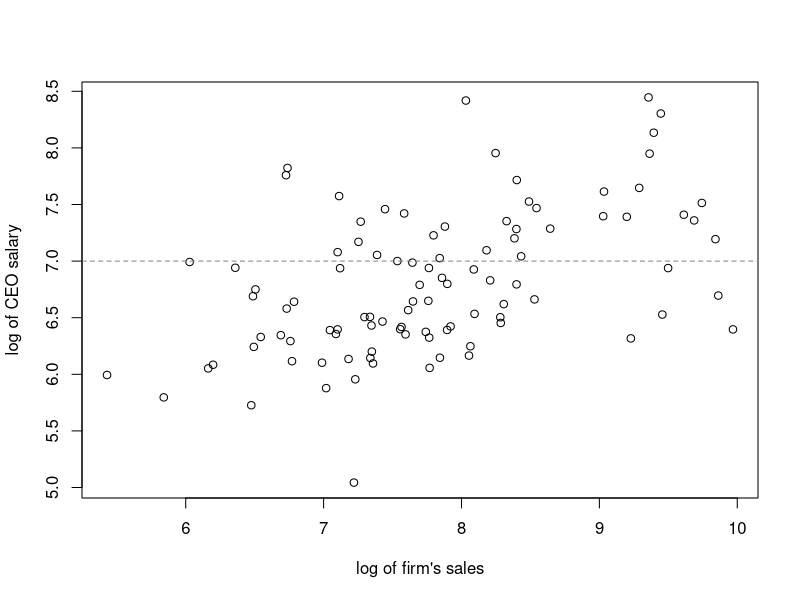
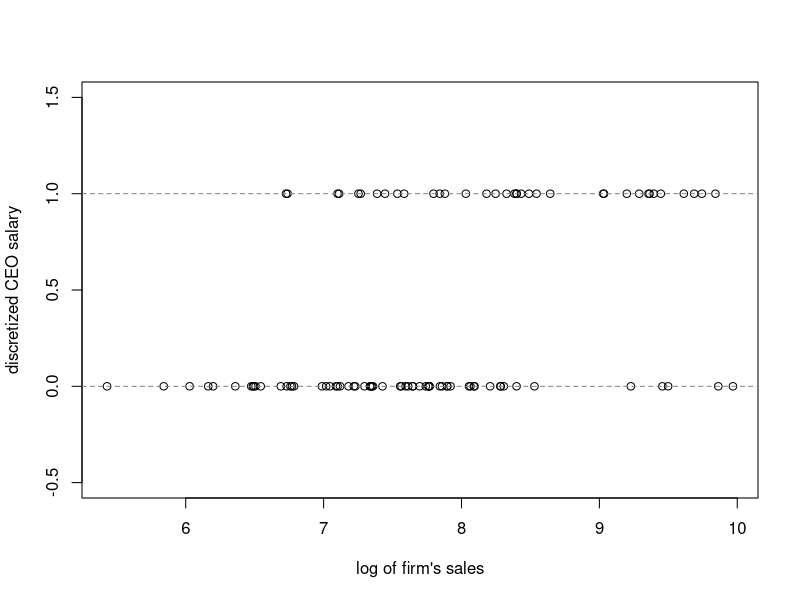
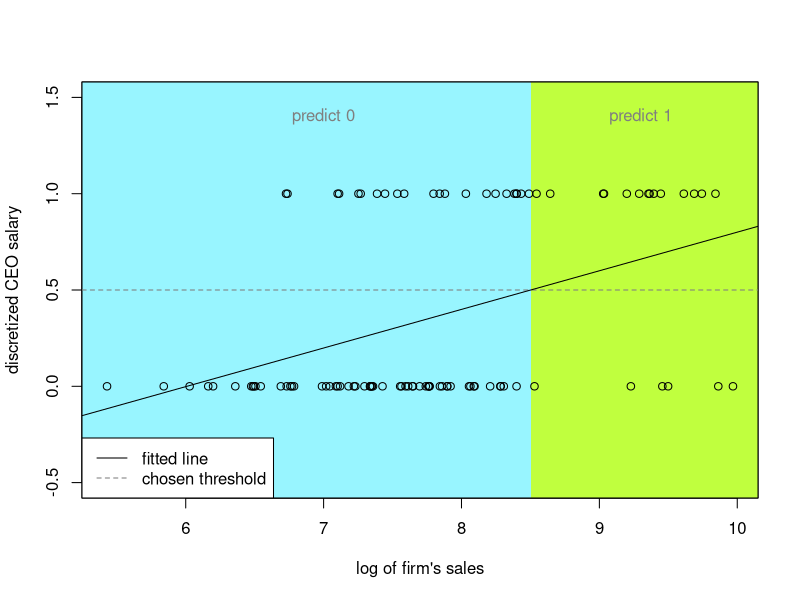
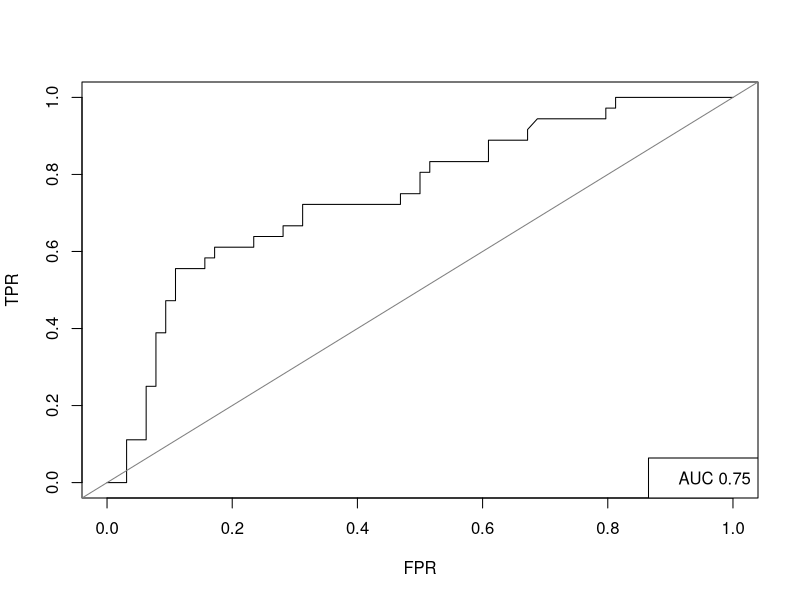
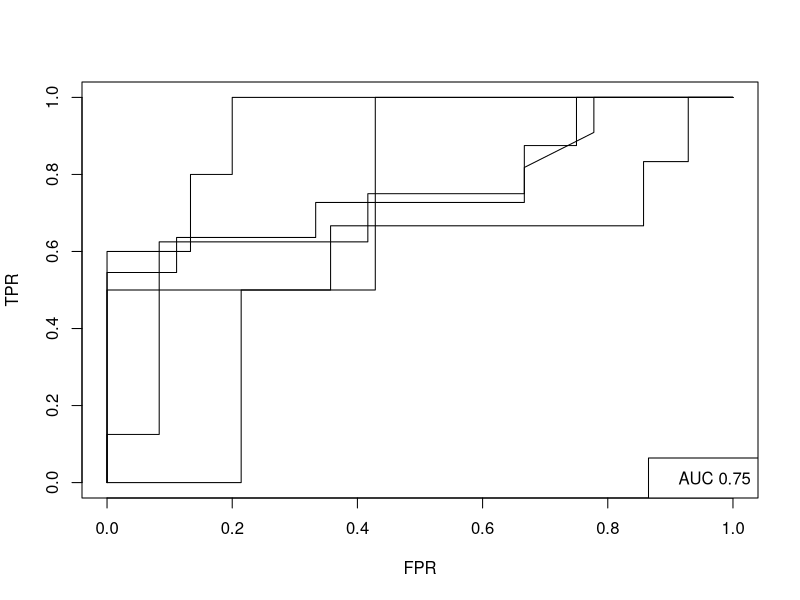
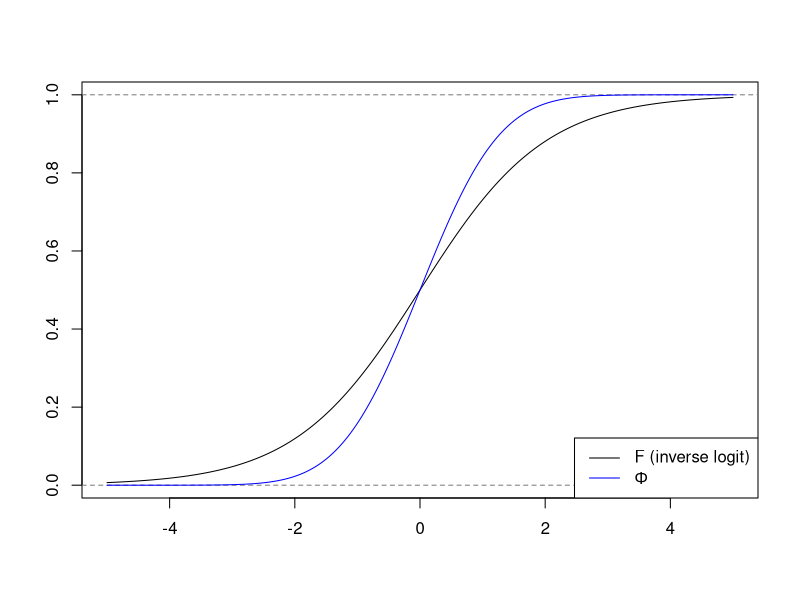
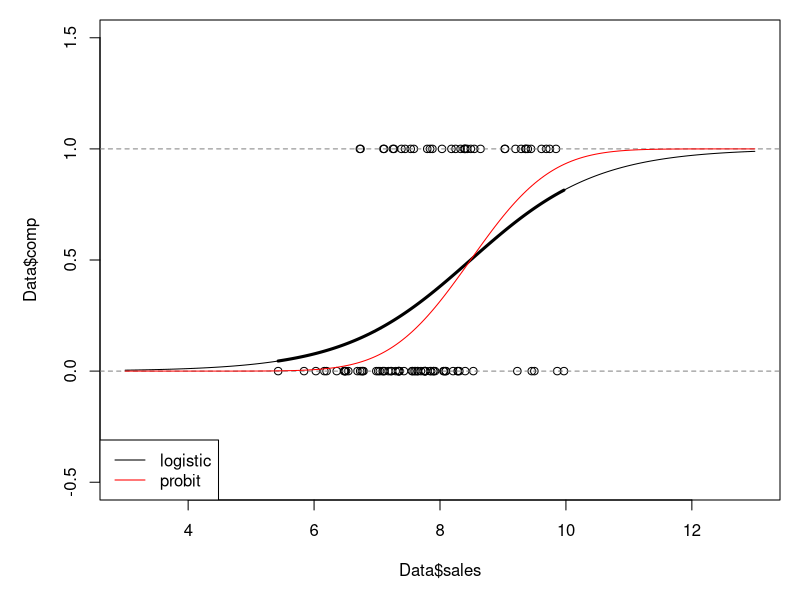
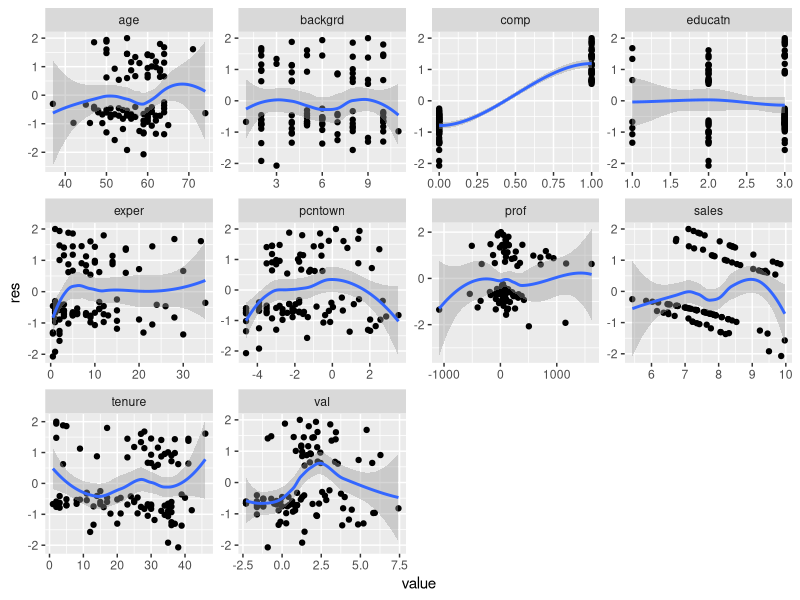

Reproduce these figures in R, in order.
## ---- chunk 1
knitr::opts_chunk$set(echo = FALSE, message = FALSE, warning = FALSE, fig.align='center', fig.show='hold')
## ---- chunk 2
library(tidyverse)
Data <- read.csv("../Project-0/CEO_compensations.csv")
names(Data) <- tolower(names(Data))
Data <- Data %>% select(comp,sales) %>% 
  mutate(comp=log(comp),sales=log(sales))
plot(Data$sales, Data$comp, ylab="log of CEO salary", xlab="log of firm's sales")
abline(h=7, col="gray50", lty=2)
Data <- Data %>% mutate(comp=as.numeric(comp>7))
plot(Data$sales, Data$comp, ylim=c(-0.5,1.5), ylab="discretized CEO salary", xlab="log of firm's sales")
abline(h=c(0,1), col="gray50", lty=2)
## ---- chunk 3
m1 <- lm(comp~sales, data=Data)
plot(Data$sales, Data$comp, ylim=c(-0.5,1.5), ylab="discretized CEO salary", xlab="log of firm's sales")
ythreshold <- 0.5
xthreshold <- (ythreshold-coef(m1)[1])/coef(m1)[2]
rect(5,-1,xthreshold,2, border=NA, density=-1, col="cadetblue1")
rect(xthreshold,-1,12,2, border=NA, density=-1, col="olivedrab1")
box()
points(Data$sales, Data$comp)
abline(h=0.5, col="gray50", lty=2) # choose threshold
abline(coef(m1)[1],coef(m1)[2])
text(7,1.4,"predict 0",col="gray50")
text(9.3,1.4,"predict 1",col="gray50")
legend("bottomleft", legend=c("fitted line","chosen threshold"), lty=c(1,2),col=c("black","gray50"), bg="white")
## ---- chunk 4
library(pROC)
# m1 <- glm(comp~sales, data=Data, family="binomial")
pred <- predict(m1, type="response")
ROC <- roc(Data$comp,pred)
plot(1-ROC$specificities,ROC$sensitivities,type="l", xlab="FPR", ylab="TPR")
abline(0,1,col="gray50")
legend("bottomright",legend=paste("AUC",round(as.numeric( auc(ROC) ),2)))
## ---- chunk 5
set.seed(516)
Folds <- matrix(sample(1:dim(Data)[1]), ncol=5)
ROC <- list()
for(k in 1:5){
  train <- Data[-Folds[,k],]
  test <- Data[Folds[,k],]
  m1 <- lm(comp~sales,data=train)
  test_pred <- predict(m1, newdata = test, type="response")
  ROC[[k]] <- roc(test$comp,test_pred, direction="<")
}
AUC <- lapply(ROC,FUN=auc) %>% as.numeric() %>% mean() %>% round(2)
## ---- chunk 6
oneROC <- ROC[[1]]
plot(1-oneROC$specificities,oneROC$sensitivities,type="l", xlab="FPR", ylab="TPR")
for(k in 2:5){
  oneROC <- ROC[[k]]
  points(1-oneROC$specificities,oneROC$sensitivities,type="l", xlab="FPR", ylab="TPR")
}
legend("bottomright",legend=paste("AUC",AUC))
## ---- chunk 7
x <- -500:500/100
plot(x,plogis(x),type="l",ylab="",xlab="")
abline(h=c(0,1),lty=2,col="gray50")
points(x,pnorm(x),type="l", col="blue")
legend("bottomright",legend=c("F (inverse logit)",expression(Phi)),lty=c(1,1),col=c("black","blue"))
## ---- chunk 8
op <- par(mar=c(5,5,1,1))
gm1 <- glm(comp~sales, data=Data, family="binomial")
x <- seq(min(Data$sales), max(Data$sales), length=100)
plot(Data$sales,Data$comp,ylim=c(-0.5,1.5), xlim=c(3,13))
abline(h=c(0,1), lty=2, col="gray50")
points(x, plogis(coef(gm1)[1]+x*coef(gm1)[2]), type="l",lwd=3)
x <- c(seq(3,x[1], length=50), x, seq(x[length(x)],13, length=50))
points(x, plogis(coef(gm1)[1]+x*coef(gm1)[2]), type="l")
gm2 <- glm(comp~sales, data=Data, family=binomial(link="probit"))
points(x, pnorm(coef(gm1)[1]+x*coef(gm1)[2]), type="l",col="red")
legend("bottomleft",legend=c("logistic","probit"),lty=c(1,1),col=c("black","red"))
## ---- chunk 9
### read data again
Data <- read.csv("../Project-0/CEO_compensations.csv")
names(Data) <- tolower(names(Data))
Data <- Data %>% mutate(backgrd=as.factor(backgrd), educatn=as.factor(educatn),
                        comp=log(comp), sales=log(sales), pcntown=log(pcntown),
                        val=log(val)) %>%
  select(-birth,-company) %>% mutate(comp=as.numeric(I(comp > 7)))

### full and a smaller model
gm1 <- glm(comp~., data=Data, family="binomial")
# library(car)
# Anova(gm1,type=2,test="LR")
gm0 <- glm(comp~.-backgrd-exper-val-pcntown-prof-age-tenure, data=Data,
           family="binomial")
# anova(gm0,gm1,test="LR") ### p-value 0.84

### residual plots
Data %>%
  mutate(res=resid(gm0),backgrd=as.numeric(backgrd),
         educatn=as.numeric(educatn)) %>%
  pivot_longer(-res) %>% ggplot(aes(y=res,x=value)) +
  facet_wrap(~ name, scales = "free") + geom_point() + geom_smooth()
## ---- chunk 10
gm2 <- glm(comp~educatn+sales+pcntown+I(pcntown^2), data=Data, family="binomial")
anova(gm0,gm2,test="LRT")
## ---- chunk 11
m1 <- lm(comp~educatn+sales+pcntown+I(pcntown^2), data=Data)
AIC(gm0,gm2,m1)
## ---- chunk 12
summary(gm2)
## ---- chunk 13
set.seed(518)
N <- 10
X <- rnorm(N)
Z <- 0.1+2*X + rnorm(N)
plot(X,Z)
Y <- as.numeric(Z > 0)
plot(X,Y)
gm1 <- glm(Y~X, family="binomial")
x <- -500:500/100
points(x, plogis(coef(gm1)[1]+x*coef(gm1)[2]), type="l")

set.seed(516)
N <- 10
X <- rnorm(N)
Z <- 0.1+2*X + rnorm(N)
plot(X,Z)
Y <- as.numeric(Z > 0)
plot(X,Y)
gm1 <- glm(Y~X, family="binomial")
x <- -500:500/100
points(x, plogis(coef(gm1)[1]+x*coef(gm1)[2]), type="l")

set.seed(518)
N <- 10
X <- rnorm(N)
Z <- 0.1+2*X + rnorm(N)
plot(X,Z)
Y <- as.numeric(Z > 0)
plot(c(X,10),c(Y,0))
gm1 <- glm(c(Y,0)~c(X,10), family="binomial") # manual outlier
x <- -500:1100/100
points(x, plogis(coef(gm1)[1]+x*coef(gm1)[2]), type="l")
